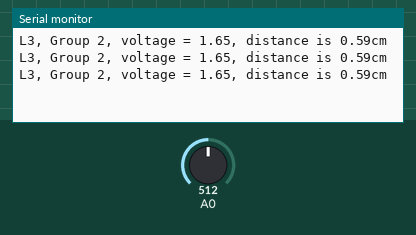
Simulated run of this sketch. Board: Arduino Uno, built with avr-gcc and run on an emulated ATmega328P. Shown: the last lines printed to the serial monitor. Inputs (shaded band) come from the test bench; at power-on: A0 = 512.

Above: at 1.8 s.
1.9 s: A0 set to 716
At 2.4 s:
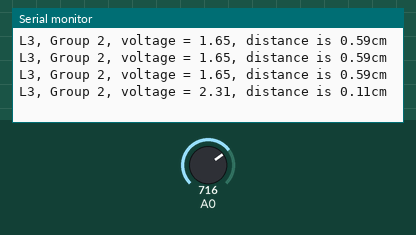
3.4 s: A0 set to 900
At 3.9 s:
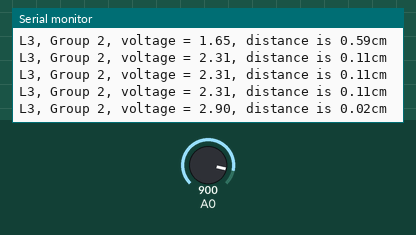
Timing chart, 0 to 6.4 s (numbered marks = the images above; inputs shaded):
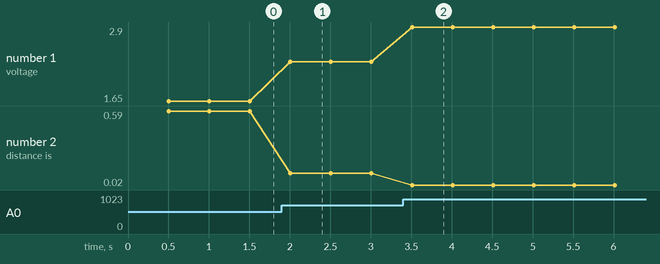

The sketch:

Lab_2_-_T2E2.ino
```cpp
void setup() {
  // put your setup code here, to run once:
  Serial.begin(9600);
  pinMode(A0,INPUT);
}

void loop() {
  // put your main code here, to run repeatedly:
  delay(500);
  double AREF = 3.3;
  double analogReader = analogRead(A0);
  Serial.print("L3, Group 2, voltage = ");
  double voltage=(analogReader/1023)*AREF;
  double distance_1 = pow (0.08, voltage);
  double distance = 38*distance_1;
  Serial.print(voltage);
  Serial.print(", distance is ");
  Serial.print(distance);
  Serial.print("cm");
  Serial.println("");

}
```

Measured:
- after the input at 1.9 s, the serial monitor: prints a new line after 0.10 s (image 1)
- after the input at 3.4 s, the serial monitor: prints a new line after 0.11 s (image 2)
- plotted number 1: 1.65 → 2.31 after the input at 1.9 s, 2.31 → 2.9 after the input at 3.4 s
- plotted number 2: 0.59 → 0.11 after the input at 1.9 s, 0.11 → 0.02 after the input at 3.4 s
